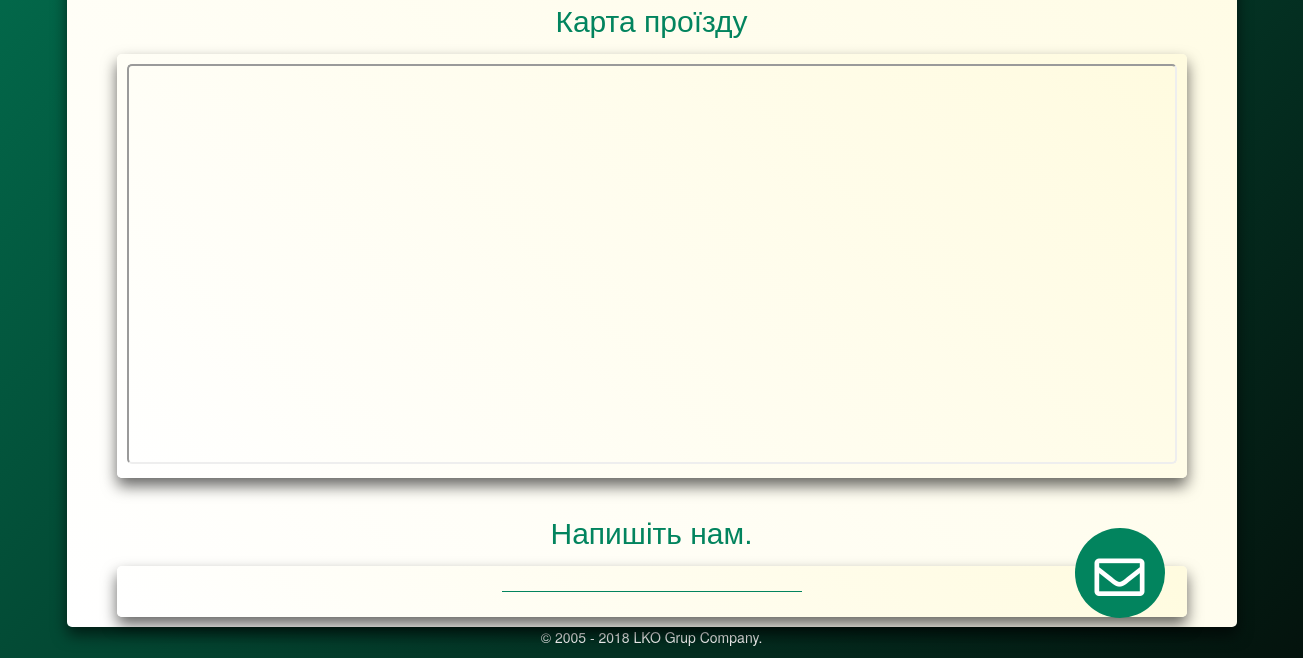
Before: /contacts/ (lower part) with the older database file.
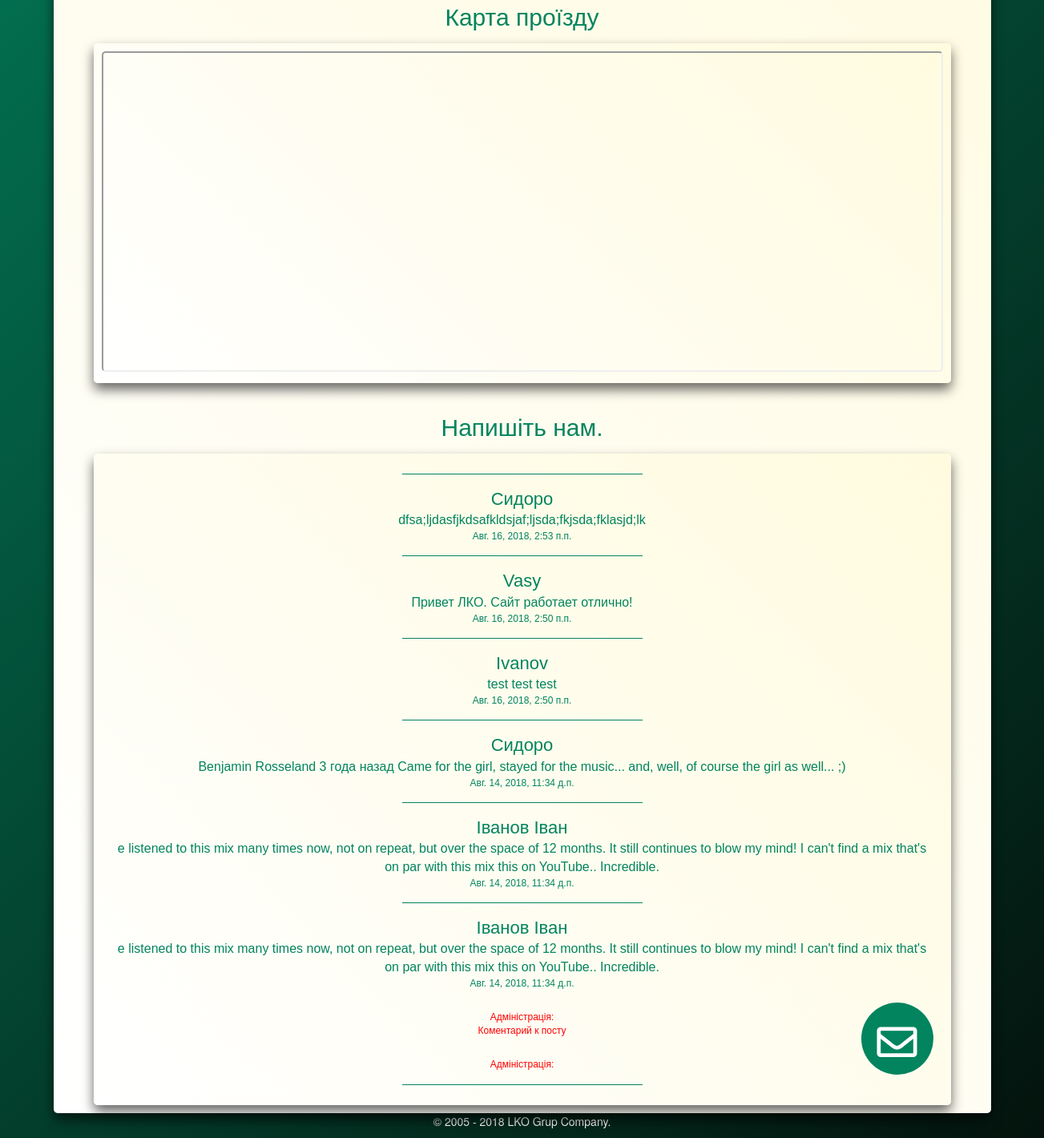
After: the same page with the newer database file.
### main/models.py (models this page shows, shortened)
class Message(models.Model):
	visitor = models.CharField(max_length=100, blank=True, null=True, default=None)
	text = models.TextField(blank = True, null = True, default = None, verbose_name="текст повідомлення")
	date = models.DateTimeField(auto_now_add = True, auto_now = False)
	class Meta:
		verbose_name = 'Сообщение'
		verbose_name_plural = 'Сообщения'

class Comments(models.Model):
	commentator = models.CharField(max_length=100, blank=True, null=True, default=None)
	comments_text = models.TextField(blank = True, null = True, default = None)
	date = models.DateTimeField(auto_now_add = True, auto_now = False)
	comments_message = models.ForeignKey(Message)
	class Meta:
		verbose_name = 'Ответ'
		verbose_name_plural = 'Ответы на Сообщения'

### main/views.py (the view)
# urls.py: url(r'^contacts/$', views.contacts, name ='contacts'),
def contacts(request):
	args = {}
	args.update(csrf(request))
	args['messages'] = Message.objects.order_by('-date')[:10]
	args['comments'] = Comments.objects.all
	return render_to_response('contacts.html',  args)

### templates/contacts.html (shortened to what this page needs)
{% extends 'main.html' %}
{% load staticfiles %}
{% block main %}
<div class="muClass1" >
    <div class="container marketing">
      <div class="row">
        <div class="col-lg-12" style="box-shadow: 0 8px 15px rgba(0, 0, 0, .6); border-radius: 5px 5px 5px 5px; padding-top: 20px; background: linear-gradient(45deg,#ffffff, #fffbdf);">
        <div class="row">
             <p style="margin-top: 35px; color: #02845e; text-align: center; font-size: 30px; font-family: Bitter,Helvetica,Arial,sans-serif;">Карта проїзду</p>
          <div class="myClass7">
            <iframe src="https://www.google.com/maps/embed?pb=!1m18!1m12!1m3!1d12101.399501274043!2d30.564413038810393!3d50.38508921221709!2m3!1f0!2f0!3f0!3m2!1i1024!2i768!4f13.1!3m3!1m2!1s0x40d4c60a18c96629%3A0x39c62430a7385163!2z0JvQutC-!5e0!3m2!1sru!2sua!4v1529586435126"  width="100%" height="400" style=" border-radius: 5px 5px 5px 5px; " allowfullscreen></iframe>
          </div>
          <p style="margin-top: 35px; color: #02845e; text-align: center; font-size: 30px; font-family: Bitter,Helvetica,Arial,sans-serif;">Напишіть нам.</p>
          <wrapper>
            <div id="myBtn" class="dws1">
              <div id="myBtn" class="pulse1">
              <div id="myBtn" class="block1"></div>
              <div id="myBtn" class="phone1"><i class="far fa-envelope"></i></div>
              </div>
            </div>
            </wrapper>
            <div class="myClass7">
            <hr class="featurette-divider" style="border-color: #02845e; margin: 15px 375px 15px 375px;">
            {% for message in messages %}
            <p style="color: #02845e; margin: 0px 15px 0px 15px; font-family: Bitter,Helvetica,Arial,sans-serif; font-size: 22px; text-align: center; text-align: center;"> {{ message.visitor}}</p>
            <p style="color: #02845e; margin: 0px 15px 0px 15px; font-family: Bitter,Helvetica,Arial,sans-serif; font-size: 16px; text-align: center; text-align: center;"> {{ message.text}}</p>
            <p style="color: #02845e; margin: 0px 15px 0px 15px; font-family: Bitter,Helvetica,Arial,sans-serif; font-size: 12px; text-align: center; text-align: center;"> {{ message.date}}</p>
          {% for test in message.comments_set.all %}
          <p style="color: red; margin: 25px 15px 0px 15px; font-family: Bitter,Helvetica,Arial,sans-serif; font-size: 12px; text-align: center; text-align: center;">Адміністрація:</p>
          <p style="color: red; margin: 0px 15px 0px 15px; font-family: Bitter,Helvetica,Arial,sans-serif; font-size: 12px; text-align: center; text-align: center;"> {{test.comments_text}}</p>
          {% endfor %}
          <hr class="featurette-divider" style="border-color: #02845e; margin: 15px 375px 15px 375px;">
          {% endfor %}
          </div>
        </div>
    </div>
{% endblock %}s

Changed rows visible on the page:
added Message: visitor "Сидоро", text "dfsa;ljdasfjkdsafkldsjaf;ljsda;fkjsda;fklasjd;lk", date "Авг. 16, 2018, 2:53 п.п."
added Message: visitor "Vasy", text "Привет ЛКО. Сайт работает отлично!", date "Авг. 16, 2018, 2:50 п.п."
added Message: visitor "Ivanov", text "test test test", date "Авг. 16, 2018, 2:50 п.п."
added Message: visitor "Сидоро", text "Benjamin Rosseland 3 года назад Came for the girl, stayed for the music... and, well, of course the girl as well... ;)", date "Авг. 14, 2018, 11:34 д.п."
added Message: visitor "Іванов Іван", text "e listened to this mix many times now, not on repeat, but over the space of 12 months. It still continues to blow my mind! I can't find a mix that's on par with this mix this on YouTube.. Incredible.", date "Авг. 14, 2018, 11:34 д.п."
added Message: visitor "Іванов Іван", text "e listened to this mix many times now, not on repeat, but over the space of 12 months. It still continues to blow my mind! I can't find a mix that's on par with this mix this on YouTube.. Incredible.", date "Авг. 14, 2018, 11:34 д.п."
added Comments: comments_text "Коментарий к посту"
